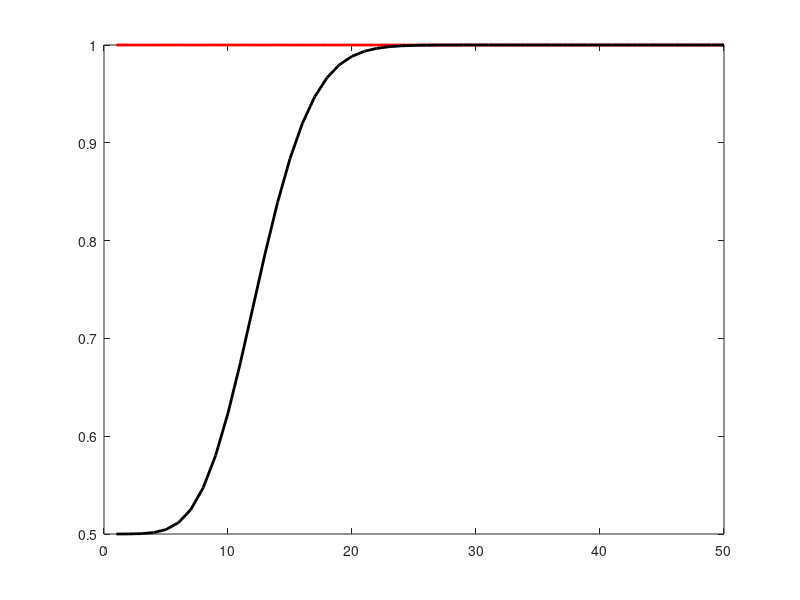

MATLAB code to generate this figure:
clear
clc
close all
m = 50;
resultado = zeros(m,1);
tamanho = resultado;
for k = 1:m
n = k;
coisa = zeros(n,1);
tamanho(k) = k;
a = 5;
F = 0;
for i = 1:n
    prod = 1;
    for j = 1:i
        prod = prod*(2*j-1);
    end
    coisa(i) = (a^(2*i-1))*exp(-(a^2)/2)/sqrt(2*pi)/prod;
    F = F + (a^(2*i-1))/prod;
end
F = F*exp(-(a^2)/2)/sqrt(2*pi);
resultado(k) = F+0.5;
end
certo = cdf('normal',a,0,1);
plot(tamanho,certo*ones(m,1),'r','linewidth',2)
hold on
plot(tamanho,resultado,'k','linewidth',2)
disp('foda-se!')